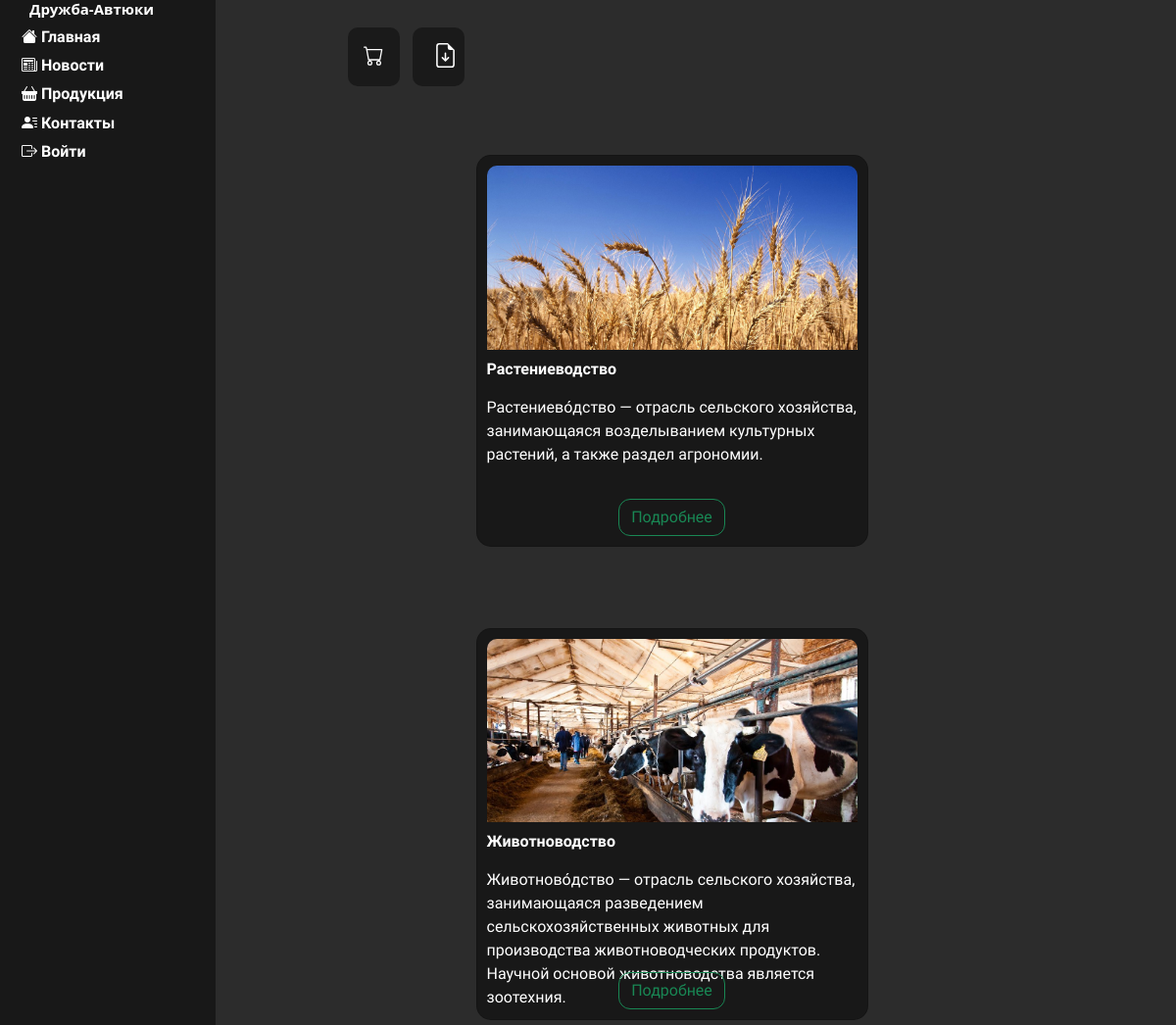
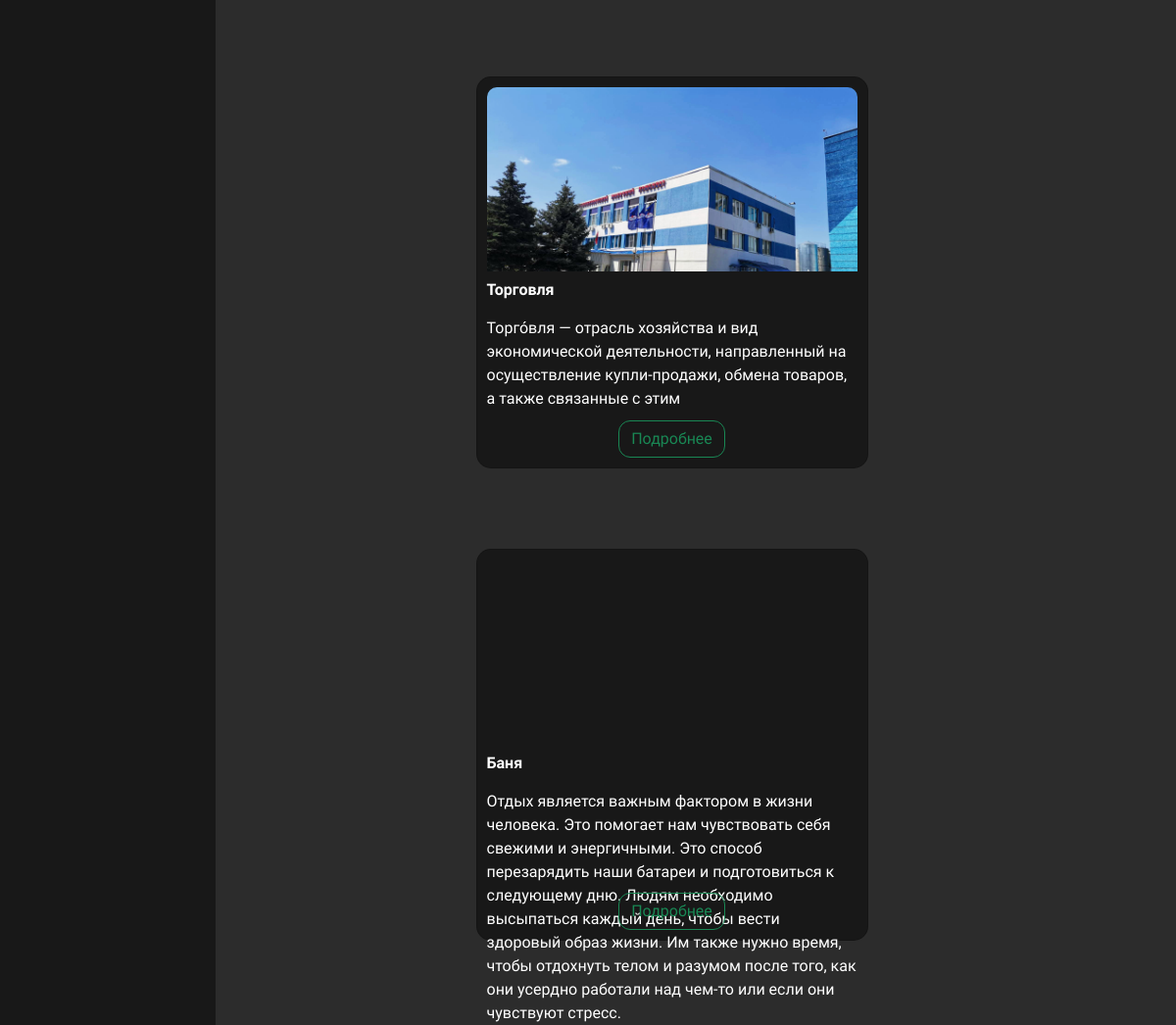
/product, run on the app's committed database (2 pictures, top to bottom).
### main/models.py (models this page shows, shortened)
class productCards(models.Model):
    title = models.CharField(max_length=50, verbose_name='Заголовок')
    image = models.ImageField(upload_to='main/static/main/img', verbose_name='Картинка')  # Поле для хранения картинки
    text = models.TextField(verbose_name='Описание')  # Поле для хранения текста
    pagetitle = models.CharField(max_length=50, verbose_name='Название страницы(dev)', editable=False)
    class Meta:
        verbose_name = 'Карточка товара'  # Название модели в единственном числе
        verbose_name_plural = 'Карточки товаров'  # Название модели во множественном числе

### main/views.py (the view)
# urls.py: path('product', views.product, name='product'),
def product(request):
    files = File.objects.first()
    products = productCards.objects.all()  # Получаем первый объект ProductCards (может быть изменено в соответствии с вашей логикой)
    context = {
        'file': files,
        'products': products
    }
    return render(request, 'main/product.html', context)

### main/templates/main/product.html (shortened to what this page needs)
{% extends 'main/layout.html' %}
{% load static %}
{% block content  %}
<div class="featuresa">
    <div class="cardplace">
        <div class="shopcart" onclick="">
            <div class="shop" onclick="redirectToShopPage()">
            </div>
            <div class="dw" onclick="window.location.href='{{ file.file.url }}'">
                <button  type="button"></button>
            </div>
        </div>
{% for product in products %}
        <div class="card">
            <div class="imgdiv">
                <img src="{{ product.image.url }}" alt="">
            </div>
            <p><b>{{ product.title }}</b></p>
            <div class="desc">
                <p class="tcard">{{ product.text }}</p>
            </div>
            <a href="{{ product.pagetitle }}"><button type="submit" class="btn btn-outline-success">Подробнее</button></a>
        </div>
{% endfor %}
    </div>
</div>
{% endblock %}

### main/static/main/css/main.css (style rules this page uses)
body { background: #2c2c2c }
img { width: 100%; !important; border-radius: 10px; }
.featuresa { grid-template-columns: repeat(auto-fit, minmax(300px, 1fr)); grid-gap: 0px; display: grid; font-family: 'Exo 2', sans-serif; float:left; margin-left: 20%; color: #ffff; vertical-align: middle; margin-top: 1.5%; text-align: center; width: 75%; }
.featuresa p { max-width: 100%; min-width: 100%; margin: 2% auto; text-align: justify; font-family: 'Exo 2', sans-serif; }
.card { border-radius: 15px; background: #181818; }
.card button { border-radius: 12px; }
.cardplace { display: flex; flex-direction: row; grid-gap: 5%; flex-wrap: wrap; width: 85%; margin-left: 7%; justify-content: center; margin-bottom: 5%; }
.card { flex-direction: column; display: flex; height: 50%; max-height: 400px; min-height: 400px; width: 50%; max-width: 400px; min-width: 400px; padding: 10px 10px 10px 10px; }
.imgdiv { overflow: hidden; height: 50%; width: 100%; }
.desc { height: 30%; }
.desc p { text-align: left; }
.shopcart { display: flex; flex-direction: row; grid-gap: 2%; width: 89%; border-radius: 10px; min-height: 80px; padding: 10px; margin-bottom: -3%; }
.dw svg { color: white; height: 25px; width: 25px; }
.dw { border-radius: 10px; height: 100%; width: 8%; background-color: #1a1a1a; cursor: pointer; padding: 15px; }
.dw button { background-color: #1a1a1a; border: none; }
.shop { border-radius: 10px; height: 100%; width: 8%; background-color: #1a1a1a; cursor: pointer; padding: 15px; }
.shop svg { min-width: 90%; min-height: 90%; }

### data on the page
productCards: image (picture), title "Растениеводство", text "Растениево́дство — отрасль сельского хозяйства, занимающаяся возделыванием культурных растений, а также раздел агрономии."
productCards: image (picture), title "Животноводство", text "Животново́дство — отрасль сельского хозяйства, занимающаяся разведением сельскохозяйственных животных для производства животноводческих продуктов. Научной основой животноводства является зоотехния."
productCards: image (picture), title "Торговля", text "Торго́вля — отрасль хозяйства и вид экономической деятельности, направленный на осуществление купли-продажи, обмена товаров, а также связанные с этим"
productCards: title "Баня", text "Отдых является важным фактором в жизни человека. Это помогает нам чувствовать себя свежими и энергичными. Это способ перезарядить наши батареи и подготовиться к следующему дню. Людям необходимо высыпаться каждый день, чтобы вести здоровый образ жизни. Им также нужно время, чтобы отдохнуть телом и разумом после того, как они усердно работали над чем-то или если они чувствуют стресс."
